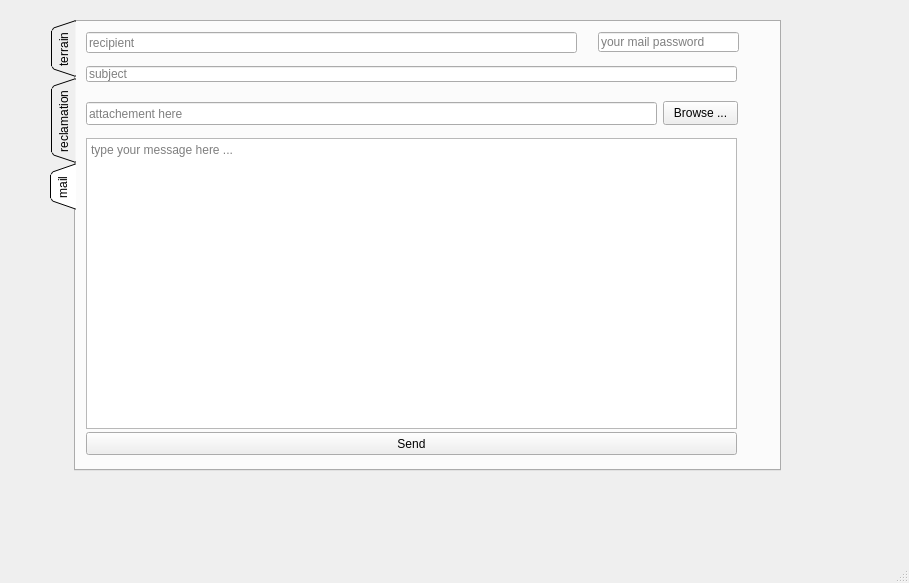
<?xml version="1.0" encoding="UTF-8"?>
<ui version="4.0">
 <class>gestion_mahdi</class>
 <widget class="QMainWindow" name="gestion_mahdi">
  <property name="geometry">
   <rect>
    <x>0</x>
    <y>0</y>
    <width>909</width>
    <height>583</height>
   </rect>
  </property>
  <property name="windowTitle">
   <string>MainWindow</string>
  </property>
  <widget class="QWidget" name="centralwidget">
   <widget class="QTabWidget" name="tabWidget">
    <property name="geometry">
     <rect>
      <x>50</x>
      <y>20</y>
      <width>731</width>
      <height>451</height>
     </rect>
    </property>
    <property name="tabPosition">
     <enum>QTabWidget::West</enum>
    </property>
    <property name="tabShape">
     <enum>QTabWidget::Triangular</enum>
    </property>
    <property name="currentIndex">
     <number>2</number>
    </property>
    <widget class="QWidget" name="tab">
     <attribute name="title">
      <string>terrain</string>
     </attribute>
     <widget class="QTableView" name="tableau_terrain">
      <property name="geometry">
       <rect>
        <x>220</x>
        <y>71</y>
        <width>451</width>
        <height>291</height>
       </rect>
      </property>
      <property name="sortingEnabled">
       <bool>true</bool>
      </property>
      <attribute name="horizontalHeaderCascadingSectionResizes">
       <bool>true</bool>
      </attribute>
      <attribute name="horizontalHeaderShowSortIndicator" stdset="0">
       <bool>false</bool>
      </attribute>
      <attribute name="horizontalHeaderStretchLastSection">
       <bool>false</bool>
      </attribute>
     </widget>
     <widget class="QLineEdit" name="rech_terrain">
      <property name="geometry">
       <rect>
        <x>360</x>
        <y>30</y>
        <width>181</width>
        <height>24</height>
       </rect>
      </property>
      <property name="placeholderText">
       <string>Recherche</string>
      </property>
      <property name="clearButtonEnabled">
       <bool>true</bool>
      </property>
     </widget>
     <widget class="QComboBox" name="sel_col_terrain">
      <property name="geometry">
       <rect>
        <x>561</x>
        <y>30</y>
        <width>111</width>
        <height>22</height>
       </rect>
      </property>
      <item>
       <property name="text">
        <string>All</string>
       </property>
      </item>
      <item>
       <property name="text">
        <string>ID</string>
       </property>
      </item>
      <item>
       <property name="text">
        <string>Nom</string>
       </property>
      </item>
      <item>
       <property name="text">
        <string>Lieu</string>
       </property>
      </item>
      <item>
       <property name="text">
        <string>Etat</string>
       </property>
      </item>
      <item>
       <property name="text">
        <string>Capacite</string>
       </property>
      </item>
     </widget>
     <widget class="QLineEdit" name="lieu">
      <property name="geometry">
       <rect>
        <x>30</x>
        <y>310</y>
        <width>141</width>
        <height>20</height>
       </rect>
      </property>
      <property name="text">
       <string/>
      </property>
     </widget>
     <widget class="QLabel" name="label_7">
      <property name="geometry">
       <rect>
        <x>30</x>
        <y>230</y>
        <width>101</width>
        <height>16</height>
       </rect>
      </property>
      <property name="text">
       <string>Capacite</string>
      </property>
     </widget>
     <widget class="QLabel" name="label_11">
      <property name="geometry">
       <rect>
        <x>30</x>
        <y>120</y>
        <width>47</width>
        <height>14</height>
       </rect>
      </property>
      <property name="text">
       <string>Nom</string>
      </property>
     </widget>
     <widget class="QLineEdit" name="id_terrain">
      <property name="geometry">
       <rect>
        <x>30</x>
        <y>90</y>
        <width>141</width>
        <height>20</height>
       </rect>
      </property>
     </widget>
     <widget class="QLabel" name="label_9">
      <property name="geometry">
       <rect>
        <x>30</x>
        <y>170</y>
        <width>61</width>
        <height>16</height>
       </rect>
      </property>
      <property name="text">
       <string>Etat</string>
      </property>
     </widget>
     <widget class="QLabel" name="label_12">
      <property name="geometry">
       <rect>
        <x>30</x>
        <y>70</y>
        <width>47</width>
        <height>14</height>
       </rect>
      </property>
      <property name="text">
       <string>ID</string>
      </property>
     </widget>
     <widget class="QLabel" name="label_13">
      <property name="geometry">
       <rect>
        <x>40</x>
        <y>290</y>
        <width>47</width>
        <height>14</height>
       </rect>
      </property>
      <property name="text">
       <string>Lieu</string>
      </property>
     </widget>
     <widget class="QComboBox" name="etat">
      <property name="geometry">
       <rect>
        <x>30</x>
        <y>190</y>
        <width>141</width>
        <height>22</height>
       </rect>
      </property>
      <item>
       <property name="text">
        <string>            --</string>
       </property>
      </item>
      <item>
       <property name="text">
        <string>type 1</string>
       </property>
      </item>
      <item>
       <property name="text">
        <string>type 2</string>
       </property>
      </item>
      <item>
       <property name="text">
        <string>type 3</string>
       </property>
      </item>
      <item>
       <property name="text">
        <string>type 4</string>
       </property>
      </item>
     </widget>
     <widget class="QLineEdit" name="nom">
      <property name="geometry">
       <rect>
        <x>30</x>
        <y>140</y>
        <width>141</width>
        <height>20</height>
       </rect>
      </property>
     </widget>
     <widget class="QSpinBox" name="capacite">
      <property name="geometry">
       <rect>
        <x>30</x>
        <y>253</y>
        <width>141</width>
        <height>22</height>
       </rect>
      </property>
     </widget>
     <widget class="QPushButton" name="ajou_t">
      <property name="geometry">
       <rect>
        <x>50</x>
        <y>390</y>
        <width>121</width>
        <height>28</height>
       </rect>
      </property>
      <property name="text">
       <string>ajout</string>
      </property>
     </widget>
     <widget class="QPushButton" name="modification_t">
      <property name="geometry">
       <rect>
        <x>230</x>
        <y>390</y>
        <width>93</width>
        <height>28</height>
       </rect>
      </property>
      <property name="text">
       <string>modification</string>
      </property>
     </widget>
     <widget class="QPushButton" name="suppression_t">
      <property name="geometry">
       <rect>
        <x>370</x>
        <y>390</y>
        <width>93</width>
        <height>28</height>
       </rect>
      </property>
      <property name="text">
       <string>supprimer</string>
      </property>
     </widget>
    </widget>
    <widget class="QWidget" name="tab_3">
     <attribute name="title">
      <string>reclamation</string>
     </attribute>
     <widget class="QTableView" name="tableau_reclamation">
      <property name="geometry">
       <rect>
        <x>210</x>
        <y>70</y>
        <width>481</width>
        <height>331</height>
       </rect>
      </property>
      <property name="sortingEnabled">
       <bool>true</bool>
      </property>
      <attribute name="horizontalHeaderCascadingSectionResizes">
       <bool>true</bool>
      </attribute>
      <attribute name="horizontalHeaderShowSortIndicator" stdset="0">
       <bool>false</bool>
      </attribute>
      <attribute name="horizontalHeaderStretchLastSection">
       <bool>false</bool>
      </attribute>
     </widget>
     <widget class="QLineEdit" name="rech_reclamation">
      <property name="geometry">
       <rect>
        <x>320</x>
        <y>30</y>
        <width>221</width>
        <height>24</height>
       </rect>
      </property>
      <property name="placeholderText">
       <string>Recherche</string>
      </property>
      <property name="clearButtonEnabled">
       <bool>true</bool>
      </property>
     </widget>
     <widget class="QComboBox" name="sel_col_reclamation">
      <property name="geometry">
       <rect>
        <x>561</x>
        <y>30</y>
        <width>131</width>
        <height>22</height>
       </rect>
      </property>
      <item>
       <property name="text">
        <string>All</string>
       </property>
      </item>
      <item>
       <property name="text">
        <string>ID</string>
       </property>
      </item>
      <item>
       <property name="text">
        <string>Description</string>
       </property>
      </item>
      <item>
       <property name="text">
        <string>Mail</string>
       </property>
      </item>
      <item>
       <property name="text">
        <string>Etat</string>
       </property>
      </item>
     </widget>
     <widget class="QLabel" name="label_10">
      <property name="geometry">
       <rect>
        <x>30</x>
        <y>100</y>
        <width>81</width>
        <height>16</height>
       </rect>
      </property>
      <property name="text">
       <string>Description</string>
      </property>
     </widget>
     <widget class="QLineEdit" name="id_reclamation">
      <property name="geometry">
       <rect>
        <x>30</x>
        <y>70</y>
        <width>161</width>
        <height>20</height>
       </rect>
      </property>
     </widget>
     <widget class="QLabel" name="label_8">
      <property name="geometry">
       <rect>
        <x>30</x>
        <y>50</y>
        <width>47</width>
        <height>14</height>
       </rect>
      </property>
      <property name="text">
       <string>ID</string>
      </property>
     </widget>
     <widget class="QTextEdit" name="description">
      <property name="geometry">
       <rect>
        <x>30</x>
        <y>130</y>
        <width>161</width>
        <height>141</height>
       </rect>
      </property>
     </widget>
     <widget class="QLineEdit" name="mail">
      <property name="geometry">
       <rect>
        <x>30</x>
        <y>300</y>
        <width>161</width>
        <height>20</height>
       </rect>
      </property>
     </widget>
     <widget class="QLabel" name="label_14">
      <property name="geometry">
       <rect>
        <x>30</x>
        <y>280</y>
        <width>47</width>
        <height>14</height>
       </rect>
      </property>
      <property name="text">
       <string>Mail</string>
      </property>
     </widget>
     <widget class="QComboBox" name="etat_reclamation">
      <property name="geometry">
       <rect>
        <x>40</x>
        <y>350</y>
        <width>141</width>
        <height>22</height>
       </rect>
      </property>
      <item>
       <property name="text">
        <string>Non traitee</string>
       </property>
      </item>
      <item>
       <property name="text">
        <string>Traitee</string>
       </property>
      </item>
     </widget>
     <widget class="QLabel" name="label_15">
      <property name="geometry">
       <rect>
        <x>40</x>
        <y>330</y>
        <width>61</width>
        <height>16</height>
       </rect>
      </property>
      <property name="text">
       <string>Etat</string>
      </property>
     </widget>
     <widget class="QPushButton" name="ajout_r">
      <property name="geometry">
       <rect>
        <x>50</x>
        <y>410</y>
        <width>93</width>
        <height>28</height>
       </rect>
      </property>
      <property name="text">
       <string>ajout</string>
      </property>
     </widget>
     <widget class="QPushButton" name="modification_r">
      <property name="geometry">
       <rect>
        <x>210</x>
        <y>410</y>
        <width>93</width>
        <height>28</height>
       </rect>
      </property>
      <property name="text">
       <string>modification</string>
      </property>
     </widget>
     <widget class="QPushButton" name="suppression_r">
      <property name="geometry">
       <rect>
        <x>370</x>
        <y>410</y>
        <width>93</width>
        <height>28</height>
       </rect>
      </property>
      <property name="text">
       <string>suppression</string>
      </property>
     </widget>
    </widget>
    <widget class="QWidget" name="tab_2">
     <attribute name="title">
      <string>mail</string>
     </attribute>
     <widget class="QPushButton" name="sendBtn">
      <property name="geometry">
       <rect>
        <x>10</x>
        <y>410</y>
        <width>651</width>
        <height>23</height>
       </rect>
      </property>
      <property name="text">
       <string>Send</string>
      </property>
     </widget>
     <widget class="QLineEdit" name="subject">
      <property name="geometry">
       <rect>
        <x>10</x>
        <y>44</y>
        <width>651</width>
        <height>16</height>
       </rect>
      </property>
      <property name="placeholderText">
       <string>subject</string>
      </property>
     </widget>
     <widget class="QPushButton" name="browseBtn">
      <property name="geometry">
       <rect>
        <x>587</x>
        <y>79</y>
        <width>75</width>
        <height>24</height>
       </rect>
      </property>
      <property name="text">
       <string>Browse ...</string>
      </property>
     </widget>
     <widget class="QLineEdit" name="file">
      <property name="geometry">
       <rect>
        <x>10</x>
        <y>80</y>
        <width>571</width>
        <height>23</height>
       </rect>
      </property>
      <property name="placeholderText">
       <string>attachement here</string>
      </property>
     </widget>
     <widget class="QTextEdit" name="msg">
      <property name="geometry">
       <rect>
        <x>10</x>
        <y>116</y>
        <width>651</width>
        <height>291</height>
       </rect>
      </property>
      <property name="placeholderText">
       <string>type your message here ...</string>
      </property>
     </widget>
     <widget class="QLineEdit" name="rcpt">
      <property name="geometry">
       <rect>
        <x>10</x>
        <y>10</y>
        <width>491</width>
        <height>21</height>
       </rect>
      </property>
      <property name="placeholderText">
       <string>recipient</string>
      </property>
     </widget>
     <widget class="QLineEdit" name="mail_pass">
      <property name="geometry">
       <rect>
        <x>522</x>
        <y>10</y>
        <width>141</width>
        <height>20</height>
       </rect>
      </property>
      <property name="echoMode">
       <enum>QLineEdit::Password</enum>
      </property>
      <property name="placeholderText">
       <string>your mail password</string>
      </property>
     </widget>
    </widget>
   </widget>
  </widget>
  <widget class="QMenuBar" name="menubar">
   <property name="geometry">
    <rect>
     <x>0</x>
     <y>0</y>
     <width>909</width>
     <height>26</height>
    </rect>
   </property>
  </widget>
  <widget class="QStatusBar" name="statusbar"/>
  <action name="actionajout_terrain">
   <property name="text">
    <string>ajout_terrain</string>
   </property>
  </action>
  <action name="actionsuppression_terrain">
   <property name="text">
    <string>suppression_terrain</string>
   </property>
  </action>
  <action name="actionajout_reclamation">
   <property name="text">
    <string>ajout_reclamation</string>
   </property>
  </action>
  <action name="actionsuppression_reclamation">
   <property name="text">
    <string>suppression_reclamation</string>
   </property>
  </action>
  <action name="actionmodifier_terrain">
   <property name="text">
    <string>modifier_terrain</string>
   </property>
  </action>
  <action name="actionmodifier_reclamation">
   <property name="text">
    <string>modifier_reclamation</string>
   </property>
  </action>
  <action name="actioncheck_map">
   <property name="text">
    <string>check_map</string>
   </property>
  </action>
 </widget>
 <resources/>
 <connections/>
</ui>
